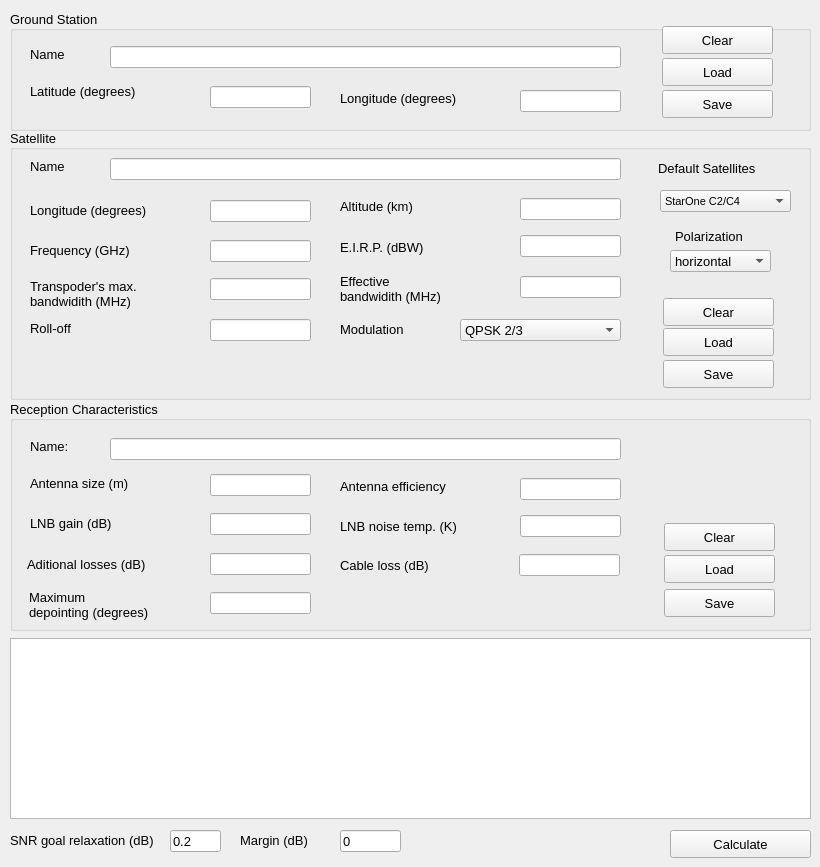
      <widget class="QWidget" name="single_point_perf_calc_page_4">
       <widget class="QGroupBox" name="groupBox_36">
        <property name="geometry">
         <rect>
          <x>10</x>
          <y>10</y>
          <width>801</width>
          <height>121</height>
         </rect>
        </property>
        <property name="font">
         <font>
          <pointsize>10</pointsize>
         </font>
        </property>
        <property name="autoFillBackground">
         <bool>false</bool>
        </property>
        <property name="title">
         <string>Ground Station</string>
        </property>
        <property name="alignment">
         <set>Qt::AlignJustify|Qt::AlignVCenter</set>
        </property>
        <widget class="QLabel" name="label_275">
         <property name="geometry">
          <rect>
           <x>20</x>
           <y>36</y>
           <width>55</width>
           <height>16</height>
          </rect>
         </property>
         <property name="text">
          <string>Name</string>
         </property>
        </widget>
        <widget class="QLabel" name="label_276">
         <property name="geometry">
          <rect>
           <x>20</x>
           <y>66</y>
           <width>151</width>
           <height>31</height>
          </rect>
         </property>
         <property name="text">
          <string>Latitude (degrees)</string>
         </property>
        </widget>
        <widget class="QLabel" name="label_277">
         <property name="geometry">
          <rect>
           <x>330</x>
           <y>78</y>
           <width>161</width>
           <height>21</height>
          </rect>
         </property>
         <property name="text">
          <string>Longitude (degrees)</string>
         </property>
        </widget>
        <widget class="QLineEdit" name="name_ground_station_sp_perf_4">
         <property name="geometry">
          <rect>
           <x>100</x>
           <y>36</y>
           <width>511</width>
           <height>22</height>
          </rect>
         </property>
        </widget>
        <widget class="QLineEdit" name="long_ground_station_sp_perf_4">
         <property name="geometry">
          <rect>
           <x>510</x>
           <y>80</y>
           <width>101</width>
           <height>22</height>
          </rect>
         </property>
        </widget>
        <widget class="QLineEdit" name="lat_ground_station_sp_perf_4">
         <property name="geometry">
          <rect>
           <x>200</x>
           <y>76</y>
           <width>101</width>
           <height>22</height>
          </rect>
         </property>
        </widget>
        <widget class="QPushButton" name="save_ground_station_sp_perf_4">
         <property name="geometry">
          <rect>
           <x>652</x>
           <y>80</y>
           <width>111</width>
           <height>28</height>
          </rect>
         </property>
         <property name="font">
          <font>
           <pointsize>10</pointsize>
           <weight>50</weight>
           <bold>false</bold>
          </font>
         </property>
         <property name="text">
          <string>Save</string>
         </property>
        </widget>
        <widget class="QPushButton" name="load_ground_station_sp_perf_4">
         <property name="geometry">
          <rect>
           <x>652</x>
           <y>48</y>
           <width>111</width>
           <height>28</height>
          </rect>
         </property>
         <property name="font">
          <font>
           <pointsize>10</pointsize>
           <weight>50</weight>
           <bold>false</bold>
          </font>
         </property>
         <property name="text">
          <string>Load</string>
         </property>
        </widget>
        <widget class="QPushButton" name="clear_ground_station_sp_perf_4">
         <property name="geometry">
          <rect>
           <x>652</x>
           <y>16</y>
           <width>111</width>
           <height>28</height>
          </rect>
         </property>
         <property name="font">
          <font>
           <pointsize>10</pointsize>
           <weight>50</weight>
           <bold>false</bold>
          </font>
         </property>
         <property name="text">
          <string>Clear</string>
         </property>
        </widget>
       </widget>
       <widget class="QGroupBox" name="groupBox_37">
        <property name="geometry">
         <rect>
          <x>10</x>
          <y>129</y>
          <width>801</width>
          <height>271</height>
         </rect>
        </property>
        <property name="font">
         <font>
          <pointsize>10</pointsize>
         </font>
        </property>
        <property name="autoFillBackground">
         <bool>false</bool>
        </property>
        <property name="title">
         <string>Satellite</string>
        </property>
        <property name="alignment">
         <set>Qt::AlignJustify|Qt::AlignVCenter</set>
        </property>
        <widget class="QLabel" name="label_278">
         <property name="geometry">
          <rect>
           <x>20</x>
           <y>29</y>
           <width>55</width>
           <height>16</height>
          </rect>
         </property>
         <property name="text">
          <string>Name</string>
         </property>
        </widget>
        <widget class="QLabel" name="label_279">
         <property name="geometry">
          <rect>
           <x>20</x>
           <y>71</y>
           <width>161</width>
           <height>21</height>
          </rect>
         </property>
         <property name="text">
          <string>Longitude (degrees)</string>
         </property>
        </widget>
        <widget class="QLineEdit" name="name_sat_sp_perf_4">
         <property name="geometry">
          <rect>
           <x>100</x>
           <y>29</y>
           <width>511</width>
           <height>22</height>
          </rect>
         </property>
        </widget>
        <widget class="QLineEdit" name="long_sat_sp_perf_4">
         <property name="geometry">
          <rect>
           <x>200</x>
           <y>71</y>
           <width>101</width>
           <height>22</height>
          </rect>
         </property>
        </widget>
        <widget class="QPushButton" name="save_sat_sp_perf_4">
         <property name="geometry">
          <rect>
           <x>653</x>
           <y>231</y>
           <width>111</width>
           <height>28</height>
          </rect>
         </property>
         <property name="font">
          <font>
           <pointsize>10</pointsize>
           <weight>50</weight>
           <bold>false</bold>
          </font>
         </property>
         <property name="text">
          <string>Save</string>
         </property>
        </widget>
        <widget class="QPushButton" name="load_sat_sp_perf_4">
         <property name="geometry">
          <rect>
           <x>653</x>
           <y>199</y>
           <width>111</width>
           <height>28</height>
          </rect>
         </property>
         <property name="font">
          <font>
           <pointsize>10</pointsize>
           <weight>50</weight>
           <bold>false</bold>
          </font>
         </property>
         <property name="text">
          <string>Load</string>
         </property>
        </widget>
        <widget class="QComboBox" name="default_sat_sp_perf_8">
         <property name="geometry">
          <rect>
           <x>650</x>
           <y>61</y>
           <width>131</width>
           <height>22</height>
          </rect>
         </property>
         <property name="font">
          <font>
           <pointsize>8</pointsize>
          </font>
         </property>
         <item>
          <property name="text">
           <string>StarOne C2/C4</string>
          </property>
         </item>
         <item>
          <property name="text">
           <string>Hispamar</string>
          </property>
         </item>
         <item>
          <property name="text">
           <string>Claro</string>
          </property>
         </item>
         <item>
          <property name="text">
           <string>Menino Ney</string>
          </property>
         </item>
        </widget>
        <widget class="QLabel" name="label_280">
         <property name="geometry">
          <rect>
           <x>648</x>
           <y>31</y>
           <width>131</width>
           <height>16</height>
          </rect>
         </property>
         <property name="text">
          <string>Default Satellites</string>
         </property>
        </widget>
        <widget class="QLabel" name="label_281">
         <property name="geometry">
          <rect>
           <x>330</x>
           <y>69</y>
           <width>111</width>
           <height>16</height>
          </rect>
         </property>
         <property name="text">
          <string>Altitude (km)</string>
         </property>
        </widget>
        <widget class="QLineEdit" name="height_sat_sp_perf_4">
         <property name="geometry">
          <rect>
           <x>510</x>
           <y>69</y>
           <width>101</width>
           <height>22</height>
          </rect>
         </property>
        </widget>
        <widget class="QLabel" name="label_282">
         <property name="geometry">
          <rect>
           <x>330</x>
           <y>110</y>
           <width>121</width>
           <height>16</height>
          </rect>
         </property>
         <property name="text">
          <string>E.I.R.P. (dBW)</string>
         </property>
        </widget>
        <widget class="QLineEdit" name="eirp_sat_sp_perf_4">
         <property name="geometry">
          <rect>
           <x>510</x>
           <y>106</y>
           <width>101</width>
           <height>22</height>
          </rect>
         </property>
        </widget>
        <widget class="QLabel" name="label_283">
         <property name="geometry">
          <rect>
           <x>20</x>
           <y>139</y>
           <width>171</width>
           <height>51</height>
          </rect>
         </property>
         <property name="layoutDirection">
          <enum>Qt::LeftToRight</enum>
         </property>
         <property name="text">
          <string>Transpoder's max.
bandwidith (MHz)</string>
         </property>
        </widget>
        <widget class="QLineEdit" name="max_bw_sat_sp_perf_4">
         <property name="geometry">
          <rect>
           <x>200</x>
           <y>149</y>
           <width>101</width>
           <height>22</height>
          </rect>
         </property>
        </widget>
        <widget class="QLabel" name="label_284">
         <property name="geometry">
          <rect>
           <x>330</x>
           <y>134</y>
           <width>171</width>
           <height>51</height>
          </rect>
         </property>
         <property name="layoutDirection">
          <enum>Qt::LeftToRight</enum>
         </property>
         <property name="text">
          <string>Effective 
bandwidith (MHz)</string>
         </property>
        </widget>
        <widget class="QLineEdit" name="bw_util_sat_sp_perf_4">
         <property name="geometry">
          <rect>
           <x>510</x>
           <y>147</y>
           <width>101</width>
           <height>22</height>
          </rect>
         </property>
        </widget>
        <widget class="QLabel" name="label_285">
         <property name="geometry">
          <rect>
           <x>20</x>
           <y>191</y>
           <width>61</width>
           <height>16</height>
          </rect>
         </property>
         <property name="text">
          <string>Roll-off</string>
         </property>
        </widget>
        <widget class="QLineEdit" name="rolloff_sat_sp_perf_4">
         <property name="geometry">
          <rect>
           <x>200</x>
           <y>190</y>
           <width>101</width>
           <height>22</height>
          </rect>
         </property>
        </widget>
        <widget class="QLabel" name="label_286">
         <property name="geometry">
          <rect>
           <x>330</x>
           <y>192</y>
           <width>91</width>
           <height>16</height>
          </rect>
         </property>
         <property name="text">
          <string>Modulation</string>
         </property>
        </widget>
        <widget class="QComboBox" name="modcod_sat_sp_perf_4">
         <property name="geometry">
          <rect>
           <x>450</x>
           <y>190</y>
           <width>161</width>
           <height>22</height>
          </rect>
         </property>
         <item>
          <property name="text">
           <string>QPSK 2/3</string>
          </property>
         </item>
         <item>
          <property name="text">
           <string>8PSK 30/33</string>
          </property>
         </item>
         <item>
          <property name="text">
           <string>64 QAM</string>
          </property>
         </item>
        </widget>
        <widget class="QLabel" name="label_287">
         <property name="geometry">
          <rect>
           <x>20</x>
           <y>111</y>
           <width>131</width>
           <height>20</height>
          </rect>
         </property>
         <property name="text">
          <string>Frequency (GHz)</string>
         </property>
        </widget>
        <widget class="QLineEdit" name="freq_sat_sp_perf_4">
         <property name="geometry">
          <rect>
           <x>200</x>
           <y>111</y>
           <width>101</width>
           <height>22</height>
          </rect>
         </property>
        </widget>
        <widget class="QLabel" name="label_288">
         <property name="geometry">
          <rect>
           <x>665</x>
           <y>97</y>
           <width>91</width>
           <height>20</height>
          </rect>
         </property>
         <property name="text">
          <string>Polarization</string>
         </property>
        </widget>
        <widget class="QComboBox" name="pol_sat_sp_perf_4">
         <property name="geometry">
          <rect>
           <x>660</x>
           <y>121</y>
           <width>101</width>
           <height>22</height>
          </rect>
         </property>
         <item>
          <property name="text">
           <string>horizontal</string>
          </property>
         </item>
         <item>
          <property name="text">
           <string>vertical</string>
          </property>
         </item>
         <item>
          <property name="text">
           <string>circular</string>
          </property>
         </item>
        </widget>
        <widget class="QPushButton" name="clear_sat_sp_perf_4">
         <property name="geometry">
          <rect>
           <x>653</x>
           <y>169</y>
           <width>111</width>
           <height>28</height>
          </rect>
         </property>
         <property name="font">
          <font>
           <pointsize>10</pointsize>
           <weight>50</weight>
           <bold>false</bold>
          </font>
         </property>
         <property name="text">
          <string>Clear</string>
         </property>
        </widget>
       </widget>
       <widget class="QGroupBox" name="groupBox_38">
        <property name="geometry">
         <rect>
          <x>10</x>
          <y>400</y>
          <width>801</width>
          <height>231</height>
         </rect>
        </property>
        <property name="font">
         <font>
          <pointsize>10</pointsize>
         </font>
        </property>
        <property name="autoFillBackground">
         <bool>false</bool>
        </property>
        <property name="title">
         <string>Reception Characteristics</string>
        </property>
        <property name="alignment">
         <set>Qt::AlignJustify|Qt::AlignVCenter</set>
        </property>
        <widget class="QLabel" name="label_289">
         <property name="geometry">
          <rect>
           <x>20</x>
           <y>38</y>
           <width>55</width>
           <height>16</height>
          </rect>
         </property>
         <property name="text">
          <string>Name:</string>
         </property>
        </widget>
        <widget class="QLabel" name="label_290">
         <property name="geometry">
          <rect>
           <x>20</x>
           <y>68</y>
           <width>151</width>
           <height>31</height>
          </rect>
         </property>
         <property name="text">
          <string>Antenna size (m)</string>
         </property>
        </widget>
        <widget class="QLabel" name="label_291">
         <property name="geometry">
          <rect>
           <x>20</x>
           <y>113</y>
           <width>161</width>
           <height>21</height>
          </rect>
         </property>
         <property name="text">
          <string>LNB gain (dB)</string>
         </property>
        </widget>
        <widget class="QLineEdit" name="name_reception_sp_perf_4">
         <property name="geometry">
          <rect>
           <x>100</x>
           <y>38</y>
           <width>511</width>
           <height>22</height>
          </rect>
         </property>
        </widget>
        <widget class="QLineEdit" name="lnb_gain_reception_sp_perf_4">
         <property name="geometry">
          <rect>
           <x>200</x>
           <y>113</y>
           <width>101</width>
           <height>22</height>
          </rect>
         </property>
        </widget>
        <widget class="QLineEdit" name="ant_size_reception_sp_perf_2">
         <property name="geometry">
          <rect>
           <x>200</x>
           <y>74</y>
           <width>101</width>
           <height>22</height>
          </rect>
         </property>
        </widget>
        <widget class="QPushButton" name="save_reception_sp_perf_4">
         <property name="geometry">
          <rect>
           <x>654</x>
           <y>189</y>
           <width>111</width>
           <height>28</height>
          </rect>
         </property>
         <property name="font">
          <font>
           <pointsize>10</pointsize>
           <weight>50</weight>
           <bold>false</bold>
          </font>
         </property>
         <property name="text">
          <string>Save</string>
         </property>
        </widget>
        <widget class="QPushButton" name="load_reception_sp_perf_4">
         <property name="geometry">
          <rect>
           <x>654</x>
           <y>155</y>
           <width>111</width>
           <height>28</height>
          </rect>
         </property>
         <property name="font">
          <font>
           <pointsize>10</pointsize>
           <weight>50</weight>
           <bold>false</bold>
          </font>
         </property>
         <property name="text">
          <string>Load</string>
         </property>
        </widget>
        <widget class="QLabel" name="label_292">
         <property name="geometry">
          <rect>
           <x>330</x>
           <y>78</y>
           <width>141</width>
           <height>16</height>
          </rect>
         </property>
         <property name="text">
          <string>Antenna efficiency</string>
         </property>
        </widget>
        <widget class="QLineEdit" name="ant_eff_reception_sp_perf_4">
         <property name="geometry">
          <rect>
           <x>510</x>
           <y>78</y>
           <width>101</width>
           <height>22</height>
          </rect>
         </property>
        </widget>
        <widget class="QLabel" name="label_293">
         <property name="geometry">
          <rect>
           <x>330</x>
           <y>118</y>
           <width>161</width>
           <height>16</height>
          </rect>
         </property>
         <property name="text">
          <string>LNB noise temp. (K)</string>
         </property>
        </widget>
        <widget class="QLineEdit" name="lnb_temp_reception_sp_perf_4">
         <property name="geometry">
          <rect>
           <x>510</x>
           <y>115</y>
           <width>101</width>
           <height>22</height>
          </rect>
         </property>
        </widget>
        <widget class="QLabel" name="label_294">
         <property name="geometry">
          <rect>
           <x>17</x>
           <y>139</y>
           <width>171</width>
           <height>51</height>
          </rect>
         </property>
         <property name="layoutDirection">
          <enum>Qt::LeftToRight</enum>
         </property>
         <property name="text">
          <string>Aditional losses (dB)</string>
         </property>
        </widget>
        <widget class="QLineEdit" name="aditional_losses_reception_sp_perf_4">
         <property name="geometry">
          <rect>
           <x>200</x>
           <y>153</y>
           <width>101</width>
           <height>22</height>
          </rect>
         </property>
        </widget>
        <widget class="QLabel" name="label_295">
         <property name="geometry">
          <rect>
           <x>19</x>
           <y>179</y>
           <width>171</width>
           <height>51</height>
          </rect>
         </property>
         <property name="layoutDirection">
          <enum>Qt::LeftToRight</enum>
         </property>
         <property name="text">
          <string>Maximum 
depointing (degrees)</string>
         </property>
        </widget>
        <widget class="QLineEdit" name="max_depoint_reception_sp_perf_4">
         <property name="geometry">
          <rect>
           <x>200</x>
           <y>192</y>
           <width>101</width>
           <height>22</height>
          </rect>
         </property>
        </widget>
        <widget class="QPushButton" name="clear_reception_sp_perf_4">
         <property name="geometry">
          <rect>
           <x>654</x>
           <y>123</y>
           <width>111</width>
           <height>28</height>
          </rect>
         </property>
         <property name="font">
          <font>
           <pointsize>10</pointsize>
           <weight>50</weight>
           <bold>false</bold>
          </font>
         </property>
         <property name="text">
          <string>Clear</string>
         </property>
        </widget>
        <widget class="QLineEdit" name="cable_loss_reception_sp_perf_4">
         <property name="geometry">
          <rect>
           <x>509</x>
           <y>154</y>
           <width>101</width>
           <height>22</height>
          </rect>
         </property>
        </widget>
        <widget class="QLabel" name="label_296">
         <property name="geometry">
          <rect>
           <x>330</x>
           <y>140</y>
           <width>171</width>
           <height>51</height>
          </rect>
         </property>
         <property name="layoutDirection">
          <enum>Qt::LeftToRight</enum>
         </property>
         <property name="text">
          <string>Cable loss (dB)</string>
         </property>
        </widget>
       </widget>
       <widget class="QPushButton" name="calc_sp_perf_4">
        <property name="geometry">
         <rect>
          <x>670</x>
          <y>830</y>
          <width>141</width>
          <height>28</height>
         </rect>
        </property>
        <property name="font">
         <font>
          <pointsize>10</pointsize>
         </font>
        </property>
        <property name="text">
         <string>Calculate</string>
        </property>
       </widget>
       <widget class="QTextEdit" name="output_sp_perf_3">
        <property name="geometry">
         <rect>
          <x>10</x>
          <y>638</y>
          <width>801</width>
          <height>181</height>
         </rect>
        </property>
        <property name="font">
         <font>
          <pointsize>10</pointsize>
         </font>
        </property>
       </widget>
       <widget class="QLabel" name="label_297">
        <property name="geometry">
         <rect>
          <x>10</x>
          <y>830</y>
          <width>151</width>
          <height>21</height>
         </rect>
        </property>
        <property name="font">
         <font>
          <pointsize>10</pointsize>
         </font>
        </property>
        <property name="text">
         <string>SNR goal relaxation (dB)</string>
        </property>
       </widget>
       <widget class="QLineEdit" name="relaxation_sp_perf_4">
        <property name="geometry">
         <rect>
          <x>170</x>
          <y>830</y>
          <width>51</width>
          <height>22</height>
         </rect>
        </property>
        <property name="font">
         <font>
          <pointsize>10</pointsize>
         </font>
        </property>
        <property name="toolTip">
         <string/>
        </property>
        <property name="statusTip">
         <string>Goal (+ -) margin to achieve the required SNR</string>
        </property>
        <property name="text">
         <string>0.2</string>
        </property>
       </widget>
       <widget class="QLineEdit" name="margin_sp_perf_4">
        <property name="geometry">
         <rect>
          <x>340</x>
          <y>830</y>
          <width>61</width>
          <height>22</height>
         </rect>
        </property>
        <property name="font">
         <font>
          <pointsize>10</pointsize>
         </font>
        </property>
        <property name="toolTip">
         <string/>
        </property>
        <property name="statusTip">
         <string>Goal (+ -) margin to achieve the required SNR</string>
        </property>
        <property name="text">
         <string>0</string>
        </property>
       </widget>
       <widget class="QLabel" name="label_298">
        <property name="geometry">
         <rect>
          <x>240</x>
          <y>830</y>
          <width>91</width>
          <height>21</height>
         </rect>
        </property>
        <property name="font">
         <font>
          <pointsize>10</pointsize>
         </font>
        </property>
        <property name="text">
         <string>Margin (dB)</string>
        </property>
       </widget>
      </widget>
